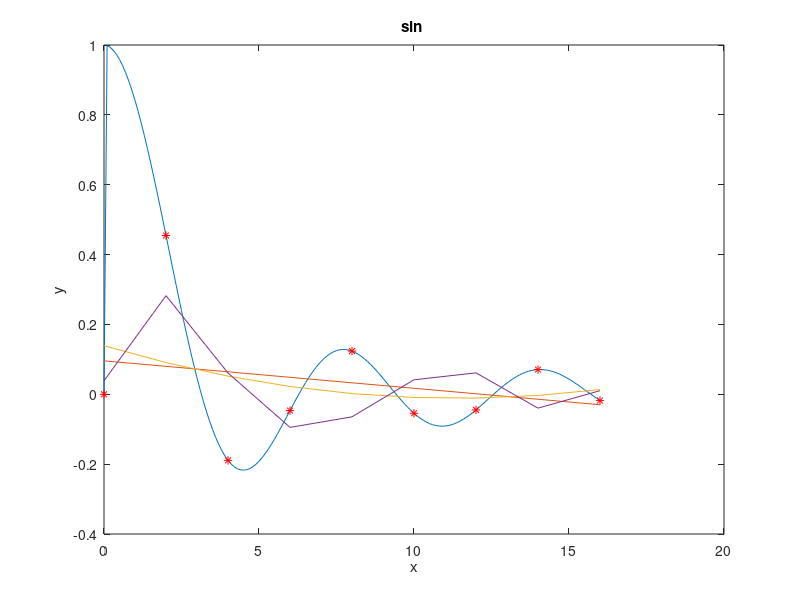

This chart was generated by the following MATLAB code:

%% find x  
y1=@(x) sin(x)./(x+eps);

y1(0)
y1(2)
y1(4)
y1(6)
y1(8)
y1(10)
y1(12)
y1(16)

%% matrix
T=[0 2 4 6 8 10 12 14 16];
R=[0 0.4546 -0.1892 -0.0466 0.1237 -0.0544 -0.0447 0.0708 -0.0180];
%%  performs polynomial curve fitting to a set of data points (T,R) using the polyfit and polyval functions
a=polyfit(T,R,1);
a1=polyfit(T,R,2);
a2=polyfit(T,R,5);
z=polyval(a,T);
z1=polyval(a1,T);
z2=polyval(a2,T);


%%
x = [0:0.1:16];
y= sin(x)./(x+eps);
plot(x,y)
hold on 
plot(T,R,'*r')
hold on 
plot(T,z)
hold on 
plot(T,z1)
hold on 
plot(T,z2)
hold on 
title('sin ')
hold on 
xlabel('x')
hold on 
ylabel('y')
